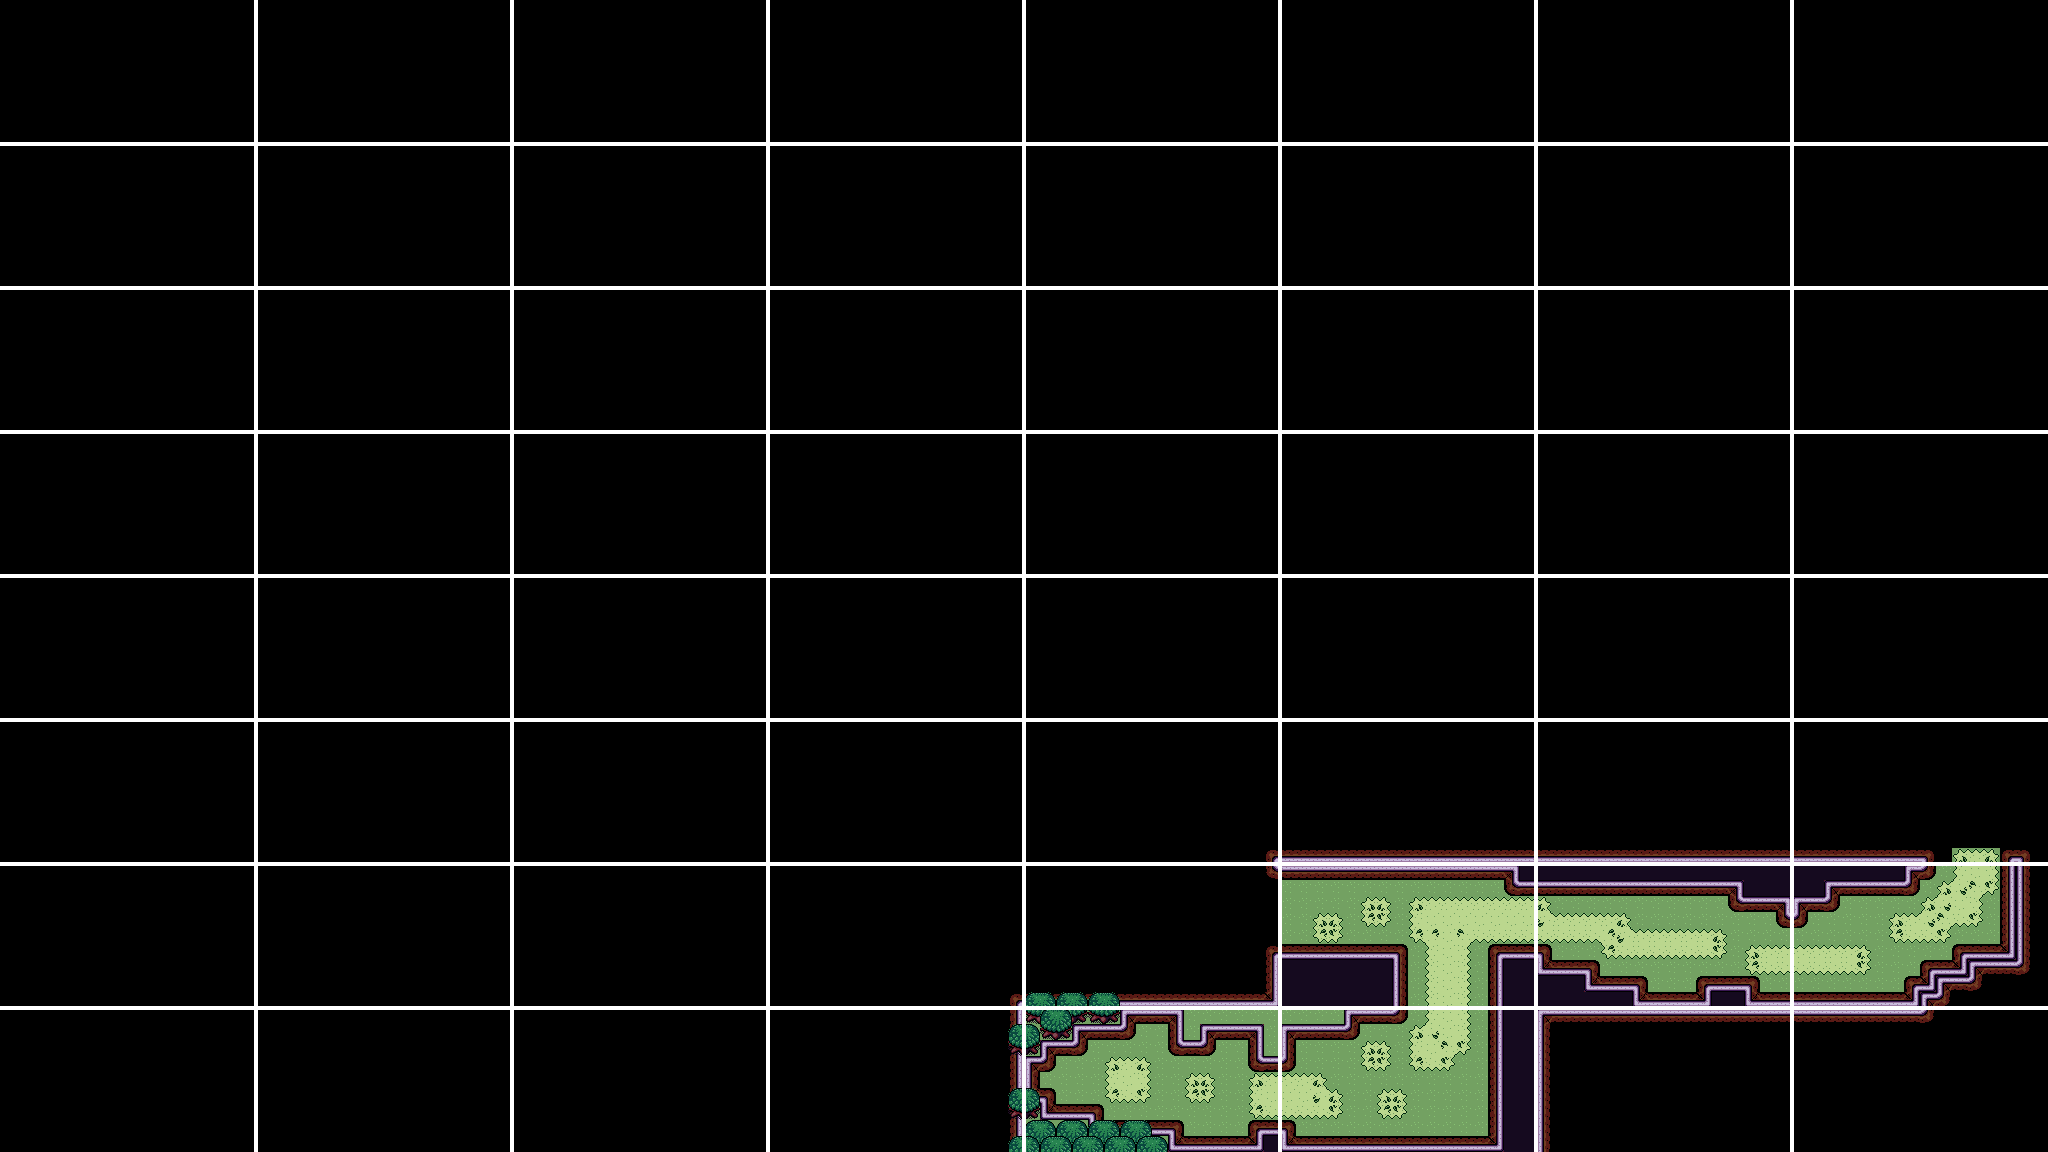

A 2D game scene composited from a Tiled map and its tileset images. What follows is a short description and the map's XML, with each tile layer's data collapsed to a summary:
An orthogonal 128x72 tile map with 16x16 px tiles, 5 tile layers (ground, walls, upper_ground, tree1, ...), 5 tilesets, 1 image layer and 8 objects (room47, room57, room56, room66, room76).

<map version="1.2" tiledversion="1.2.5" orientation="orthogonal" renderorder="right-down" width="128" height="72" tilewidth="16" tileheight="16" infinite="0" nextlayerid="8" nextobjectid="10">
 <tileset firstgid="1" source="../tiled/overworld/overworld_objects.tsx" />
 <tileset firstgid="51" source="../tiled/overworld/overworld_wall.tsx" />
 <tileset firstgid="76" source="../tiled/overworld/overworld_ground.tsx" />
 <tileset firstgid="106" source="../tiled/decor.tsx" />
 <tileset firstgid="111" source="../tiled/objects.tsx" />
 <layer id="1" name="ground" width="128" height="72" offsetx="16" offsety="0">
  <data>[9216 cells, 546 non-empty, 18 distinct tile ids]</data>
 </layer>
 <layer id="3" name="walls" width="128" height="72">
  <data>[9216 cells, 431 non-empty, 13 distinct tile ids]</data>
 </layer>
 <layer id="7" name="upper_ground" width="128" height="72">
  <data>[9216 cells, 37 non-empty, 1 distinct tile ids]</data>
 </layer>
 <layer id="5" name="tree1" width="128" height="72">
  <data>[9216 cells, 32 non-empty, 4 distinct tile ids]</data>
 </layer>
 <layer id="6" name="tree2" width="128" height="72">
  <data>[9216 cells, 18 non-empty, 4 distinct tile ids]</data>
 </layer>
 <objectgroup id="4" name="objects">
  <object id="1" gid="114" x="1184" y="1072" width="16" height="16">
   <properties>
    <property name="text">Welcome to the TetraForce demo!
Enjoy your stay!</property>
   </properties>
  </object>
  <object id="3" gid="114" x="1440" y="896" width="16" height="16">
   <properties>
    <property name="text">Town -&gt;
Dungeon &lt;-</property>
   </properties>
  </object>
  <object id="4" gid="114" x="1936" y="880" width="16" height="16">
   <properties>
    <property name="text">Welcome to Tumbletown!
Population: 76</property>
   </properties>
  </object>
  <object id="5" name="room47" x="1088" y="1040">
   <point />
  </object>
  <object id="6" name="room57" x="1312" y="1056">
   <point />
  </object>
  <object id="7" name="room56" x="1296" y="896">
   <point />
  </object>
  <object id="8" name="room66" x="1568" y="896">
   <point />
  </object>
  <object id="9" name="room76" x="1840" y="896">
   <point />
  </object>
 </objectgroup>
 <imagelayer id="2" name="Image Layer 1">
  <image source="../tiled/gridtemplate.png" width="2048" height="1152" />
 </imagelayer>
</map>
